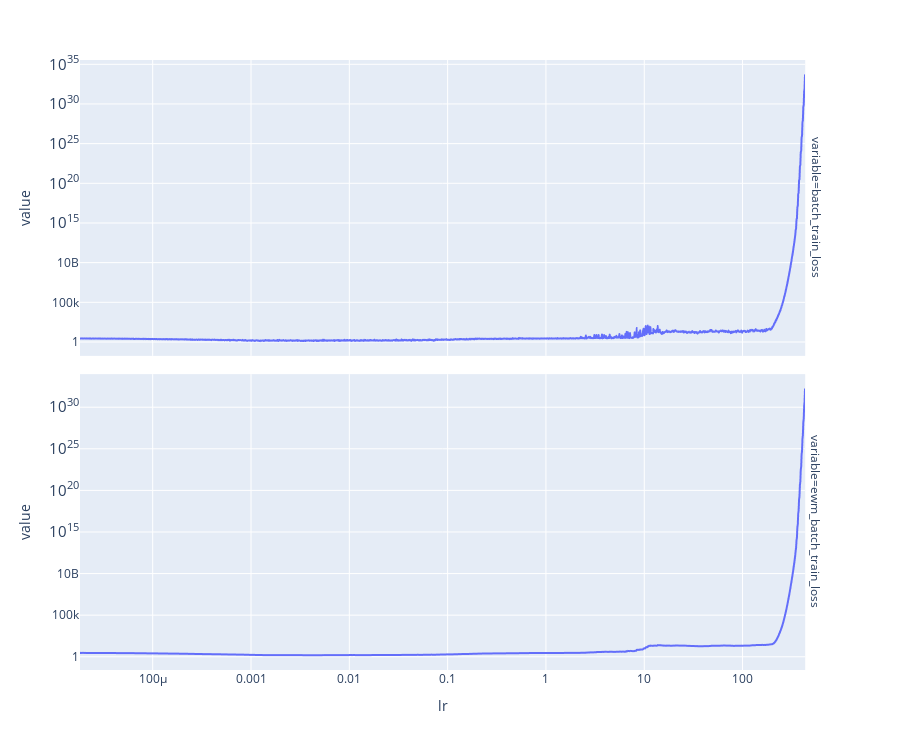

The cell this chart's notebook holds for it:
### Code cell
train_dataset = CMIDataset("full_dataset")
full_dataset_loader = DL(train_dataset, TRAIN_BATCH_SIZE, shuffle=True)
_, mock_training_metrics = mk_model_and_fit(
    full_dataset_loader,
    partial(torch.optim.lr_scheduler.ExponentialLR, gamma=MOCK_TRAINING_GAMMA),
    MOCK_TRAINING_EPOCHS,
    criterion= nn.CrossEntropyLoss(label_smoothing=0.1),
)
mock_training_metrics = post_process_mock_training_metrics(mock_training_metrics)
plt_lr_search_training_metrics(mock_training_metrics)
max_lr = mock_training_metrics["ewm_batch_train_loss"].idxmin()
print("Maximum learning rate:", max_lr)

### Figure 1 — Plotly figure (JSON) as saved in the notebook; plotly's stock layout.template omitted (floating-point values rounded to 4 significant figures; data arrays with more than 128 entries replaced by an {"elided": "..."} marker saying what was removed)
{"data": [{"hovertemplate": "variable=batch_train_loss<br>lr=%{x}<br>value=%{y}<extra></extra>", "legendgroup": "", "line": {"color": "#636efa", "dash": "solid"}, "marker": {"symbol": "circle"}, "mode": "lines", "name": "", "showlegend": false, "type": "scattergl", "x": {"elided": "1708 float values"}, "xaxis": "x2", "y": {"elided": "1708 float values"}, "yaxis": "y2"}, {"hovertemplate": "variable=ewm_batch_train_loss<br>lr=%{x}<br>value=%{y}<extra></extra>", "legendgroup": "", "line": {"color": "#636efa", "dash": "solid"}, "marker": {"symbol": "circle"}, "mode": "lines", "name": "", "showlegend": false, "type": "scattergl", "x": {"elided": "1708 float values"}, "xaxis": "x", "y": {"elided": "1708 float values"}, "yaxis": "y"}], "layout": {"annotations": [{"font": {}, "showarrow": false, "text": "variable=ewm_batch_train_loss", "textangle": 90, "x": 0.98, "xanchor": "left", "xref": "paper", "y": 0.2425, "yanchor": "middle", "yref": "paper"}, {"font": {}, "showarrow": false, "text": "variable=batch_train_loss", "textangle": 90, "x": 0.98, "xanchor": "left", "xref": "paper", "y": 0.7575, "yanchor": "middle", "yref": "paper"}], "height": 750, "legend": {"tracegroupgap": 0}, "margin": {"t": 60}, "xaxis": {"anchor": "y", "domain": [0, 0.98], "title": {"text": "lr"}, "type": "log"}, "xaxis2": {"anchor": "y2", "domain": [0, 0.98], "matches": "x", "showticklabels": false, "type": "log"}, "yaxis": {"anchor": "x", "domain": [0, 0.485], "title": {"text": "value"}, "type": "log"}, "yaxis2": {"anchor": "x2", "domain": [0.515, 1], "title": {"text": "value"}, "type": "log"}}}
